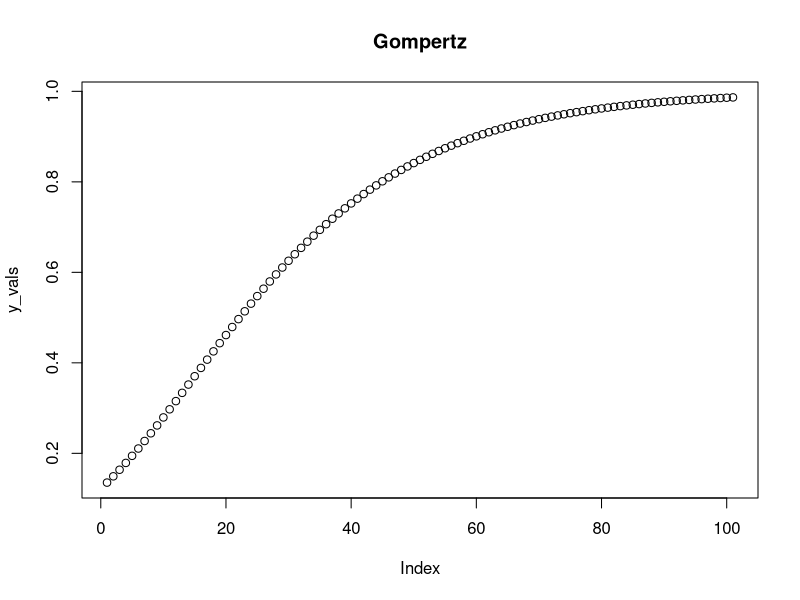
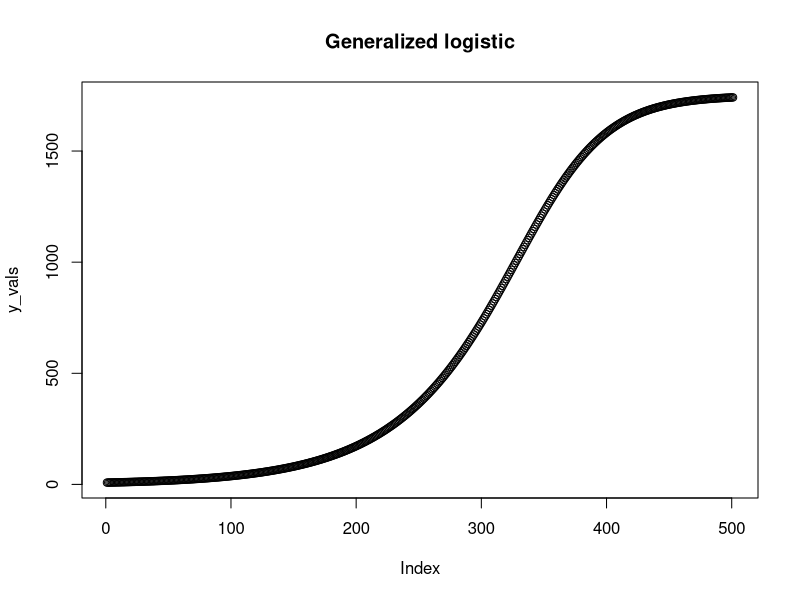
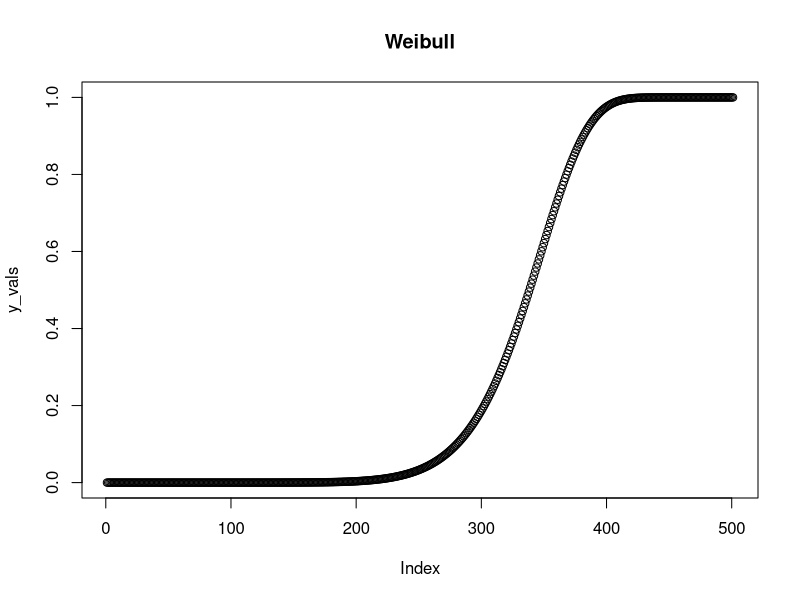
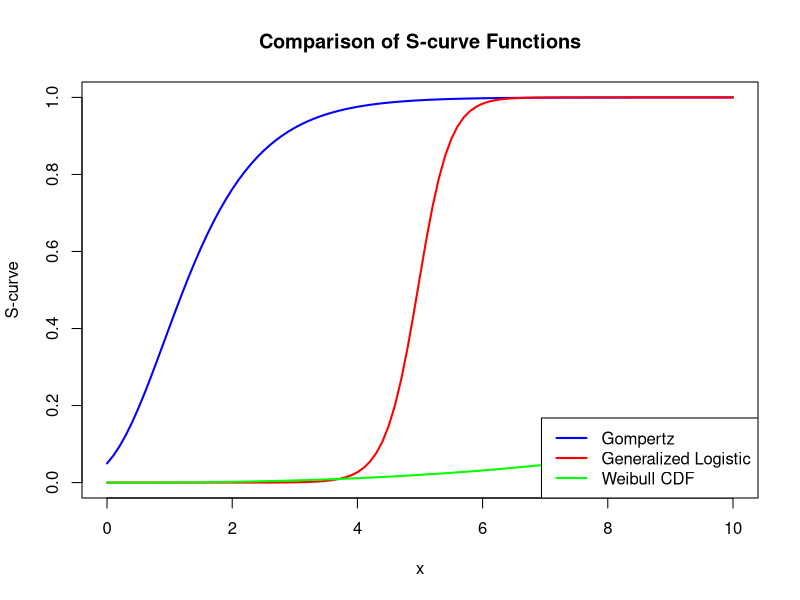

Write the R code that produced these figures, in order.
cdf_line <- function(cdf_func, typical_range, max_range, typical_range_weight) {
  cdf_func()
}




gompertz <- function(x, A, B, C) {
  A * exp(-B * exp(-C * x))
}

generalized_logistic <- function(x, A, k, x0, nu) {
  A / (1 + exp(-k * (x - x0)))^nu
}

weibull <- function(x, lambda, k, divisor = max(x)) {
  (1 - exp(-((x / divisor) / lambda)^k) ) * divisor
}


## Tests ----
x_max <- 500
x_median <- 350

# Example parameters
A <- 1    # Upper asymptote
B <- 2    # Horizontal shift
C <- 0.5  # Growth rate

# Evaluate the Gompertz function
x_vals <- seq(0, 10, by = 0.1)
y_vals <- gompertz(x_vals, A, B, C)
plot(y_vals, main = "Gompertz")

# Example parameters
A <- 1750     # Upper asymptote
# k <- 0.1     # Growth rate
k <- log(99) / (x_max - x_median) # Growth rate
x0 <- x_median    # Inflection point
nu <- 0.5  # Asymmetry (nu < 1 for a fatter right tail)

# Evaluate the generalized logistic function
x_vals <- seq(0, x_max, by = 1)
y_vals <- generalized_logistic(x_vals, A, k, x0, nu)
plot(y_vals, main = "Generalized logistic")


# Example parameters
lambda <- 350  # Scale parameter
k <- 10     # Shape parameter for fatter tail

# Evaluate the Weibull CDF
x_vals <- seq(0, x_max, by = 1)
y_vals <- weibull(x_vals, lambda, k, divisor = 1)
plot(y_vals, main = "Weibull")


# Parameters
A_gomp <- 1; B_gomp <- 3; C_gomp <- 1.2
A_gen <- 1; k_gen <- 4; x0_gen <- 5; nu_gen <- 0.9
lambda_weibull <- 6; k_weibull <- 2.5

# Generate x values
x_vals <- seq(0, 10, by = 0.1)

# Evaluate the functions
y_gompertz <- gompertz(x_vals, A_gomp, B_gomp, C_gomp)
y_logistic <- generalized_logistic(x_vals, A_gen, k_gen, x0_gen, nu_gen)
y_weibull <- weibull(x_vals, lambda_weibull, k_weibull)

# Plot
plot(x_vals, y_gompertz, type="l", col="blue", ylim=c(0, 1), lwd=2,
     ylab="S-curve", xlab="x", main="Comparison of S-curve Functions")
lines(x_vals, y_logistic, col="red", lwd=2)
lines(x_vals, y_weibull, col="green", lwd=2)

legend("bottomright", legend=c("Gompertz", "Generalized Logistic", "Weibull CDF"),
       col=c("blue", "red", "green"), lwd=2)


